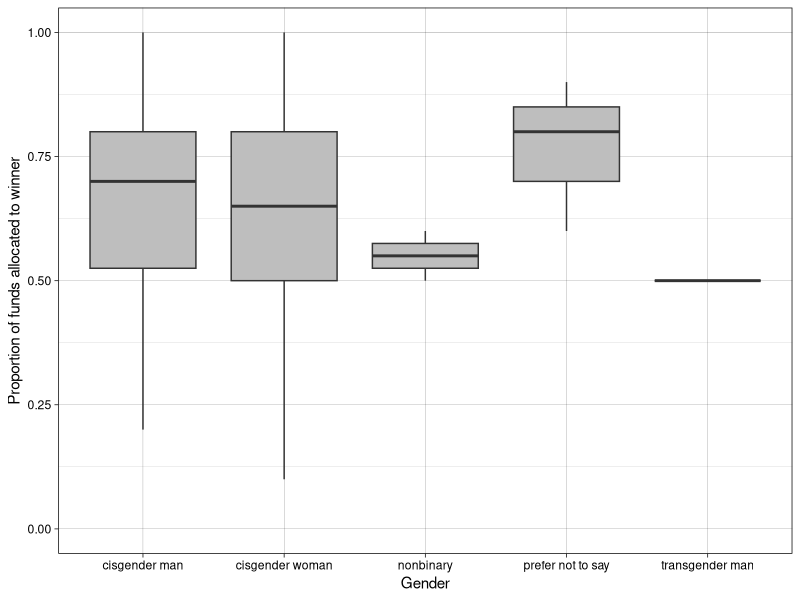
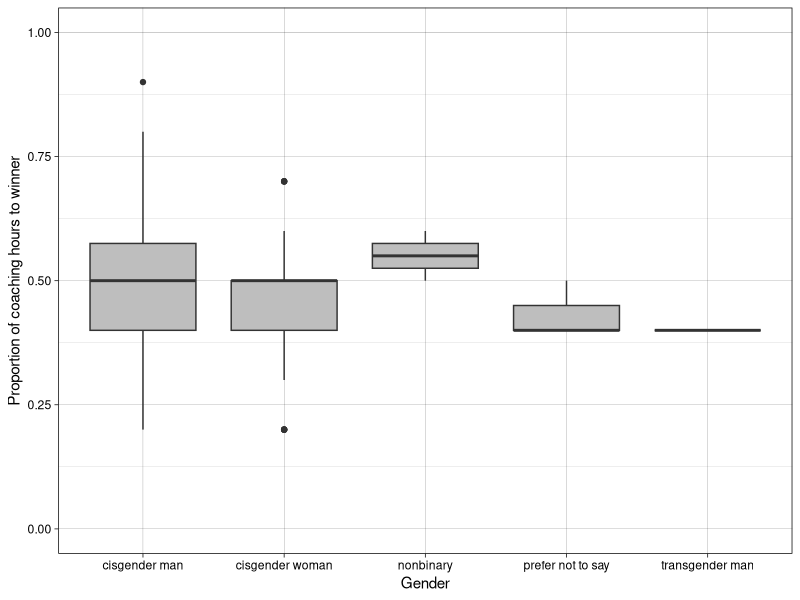
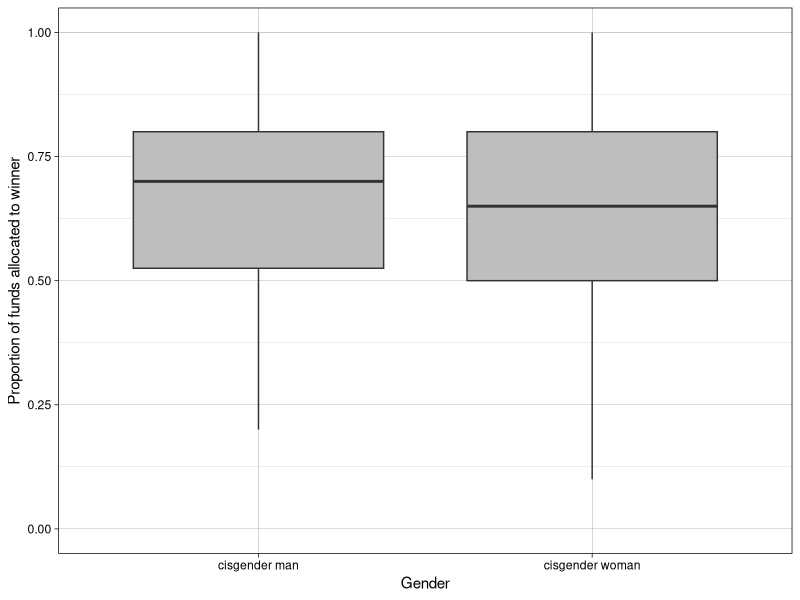
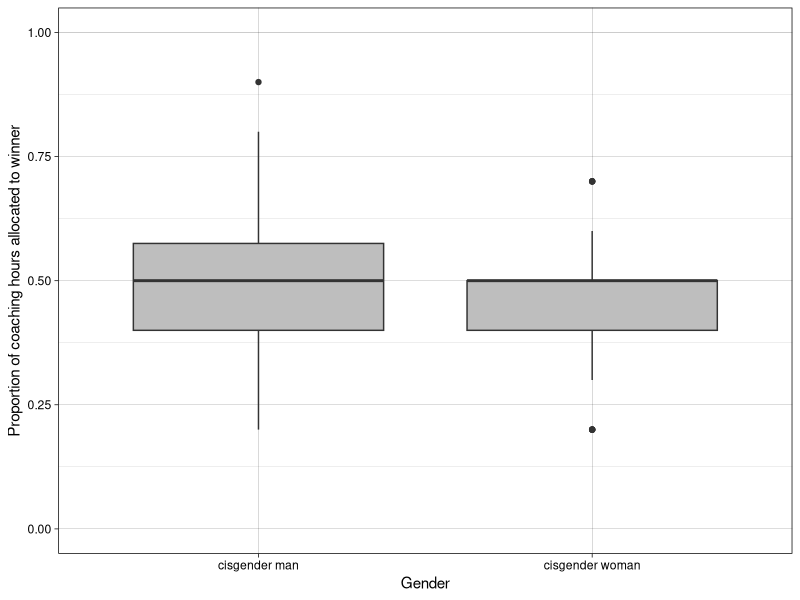
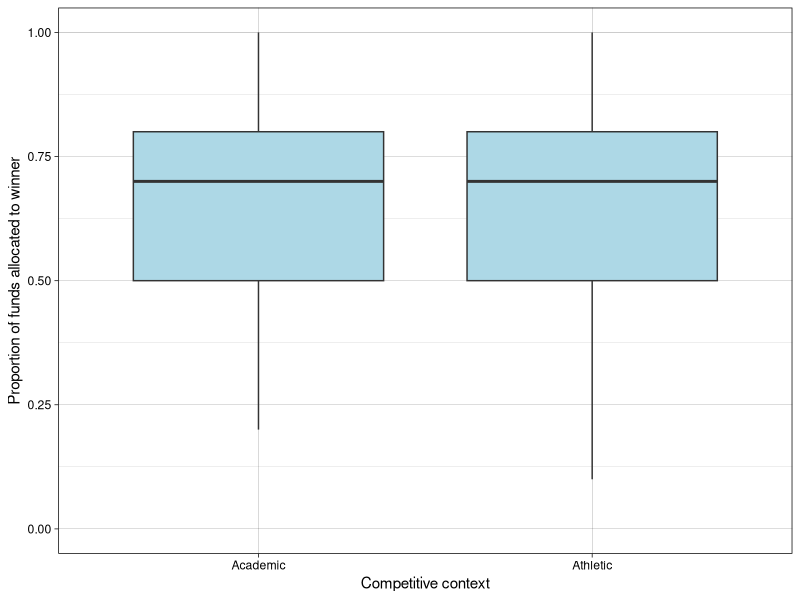
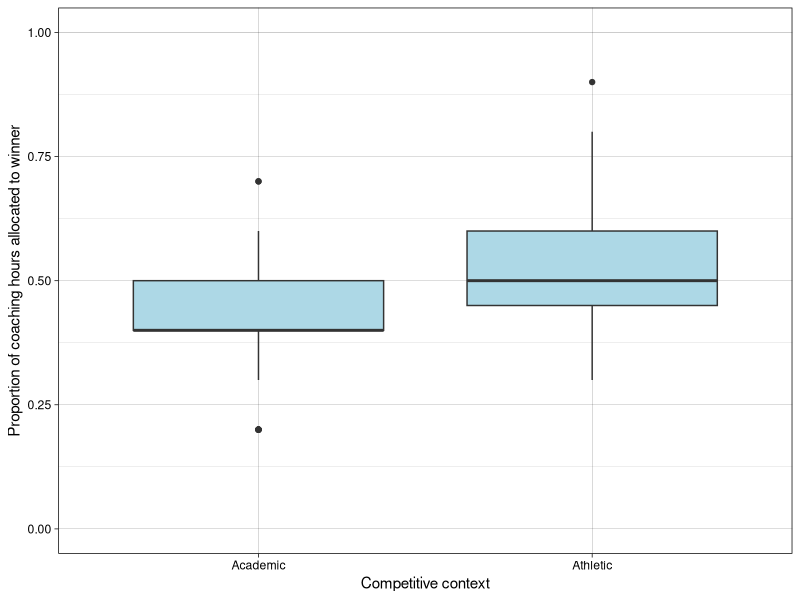
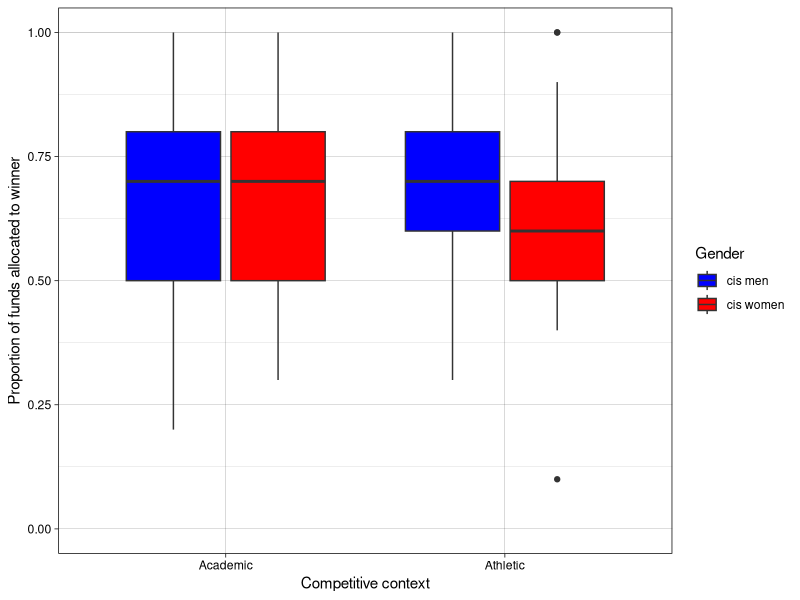
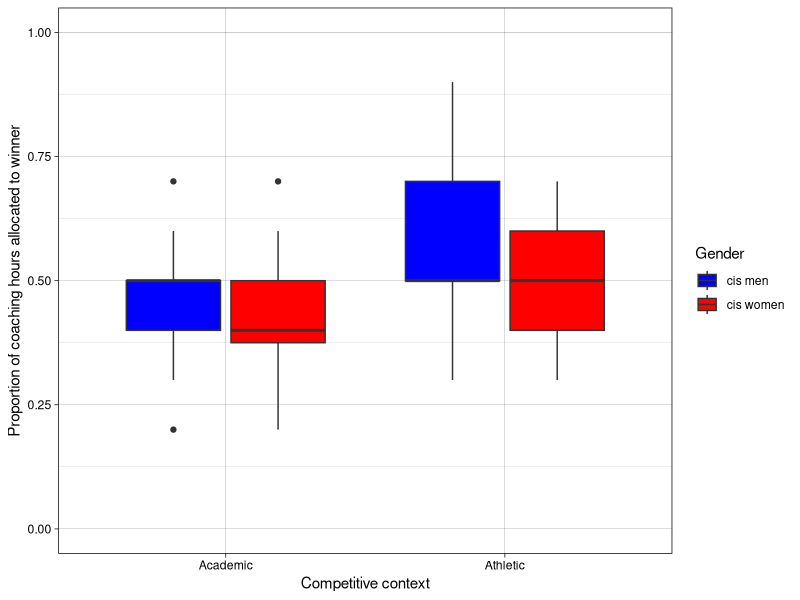

The R script that drew these images, in order:
# Noah Smith QMEE HW3

library(tidyverse)
library(ggplot2); theme_set(theme_linedraw())
WLdata <- read_csv("WL_soc_clean.csv")
summary(WLdata)

# need to change the relevant characters and numeric variables to factors.

## load performance() package and create an lm for one 
# of my predictors. 

WLdata <- (WLdata
  %>% mutate(across(where(is.character), as.factor))
  %>% mutate(across(participant.ID, as.factor))
)

summary(WLdata)

#View(WLdata)

# the first thing I'd like to do is create boxplots on how gender affects proportion of 
# money and coaching hours allocated to the winner and loser

money.gender.boxplot <- (ggplot(WLdata, aes(x = participant.gender, y= prop.money.to.winner)) + 
  geom_boxplot(fill="gray") + 
  labs(x="Gender", y = "Proportion of funds allocated to winner") + 
  ylim(0,1)
)

print(money.gender.boxplot)

coaching.gender.boxplot <- (ggplot(WLdata, aes(x = participant.gender, y= prop.coach.to.winner)) + 
  geom_boxplot(fill="gray") + 
  labs(x="Gender", y = "Proportion of coaching hours to winner") + 
  ylim(0,1)
)

print(coaching.gender.boxplot)

# The lack of power for the non-cisgender individuals makes these boxplots fairly 
# uninformative, so I'm not sure having them is necessary. So, I'm going to create 
# a dataframe without those categories and plot those instead. Ideally, I would have a
# larger sample of non-cis identity individuals.


WLdata_cis <- (WLdata
    %>% filter(grepl("cisgender", participant.gender))
)

# ^ thank you Ben for showing me that code. Way easier than using base R.

summary(WLdata_cis)

# now I can create the same boxplots with only the cisgender individuals.

money.cisgender.boxplot <- (ggplot(WLdata_cis, aes(x = participant.gender, y= prop.money.to.winner)) + 
  geom_boxplot(fill="gray") + 
  labs(x="Gender", y = "Proportion of funds allocated to winner") + 
  ylim(0,1)
)

print(money.cisgender.boxplot)

coaching.cisgender.boxplot <- (ggplot(WLdata_cis, aes(x = participant.gender, y= prop.coach.to.winner)) + 
  geom_boxplot(fill="gray") + 
  labs(x="Gender", y = "Proportion of coaching hours allocated to winner") +
  ylim(0,1)
)

print(coaching.cisgender.boxplot)

# Although this is a good start, it is a) very similar to what I did in "HW2b.R" last week, and b) it 
# excludes an important predictor--"competitive context"--from being visualized. 
# The competitive context refers to the whether participants read a scenario about a spelling bee
# (academic context) or a soccer match (athletic context). 

context.money.boxplot <- (ggplot(WLdata_cis, aes(x = comp.context, y = prop.money.to.winner)) +
  geom_boxplot(fill = "lightblue") +
  labs(x = "Competitive context", y = "Proportion of funds allocated to winner") +
  ylim(0,1)
)

print(context.money.boxplot)

context.coaching.boxplot <- (ggplot(WLdata_cis, aes(x = comp.context, y = prop.coach.to.winner)) +
  geom_boxplot(fill = "lightblue") +
  labs(x = "Competitive context", y = "Proportion of coaching hours allocated to winner") +
  ylim(0,1)
)

print(context.coaching.boxplot)

# Although it's useful to have these various plots, it would be more intuitive/in line with the Cleveland hierarchy 
# if we can fit the four plots on one scale, as it would make it easier to compare how gender, competitive context, and the 
# allocation of money or coaching hours to the winner interact with one another. Increasing the number of boxplots in a single 
# figure would also allow us to go from four figures to two figures, but more importantly makes the data more understandable because
# of its proximity to one another.

money.cont.cis.boxplot <- (ggplot( WLdata_cis, aes(x = comp.context, y = prop.money.to.winner, fill = participant.gender)) +
  geom_boxplot() +
  labs(x="Competitive context", y = "Proportion of funds allocated to winner", fill = "Gender") +
  scale_fill_manual(values = c("blue","red"), labels = c("cis men", "cis women")) + 
  theme_linedraw() + 
  ylim(0,1)
)

print(money.cont.cis.boxplot)

coaching.cont.cis.boxplot <- (ggplot( WLdata_cis, aes(x = comp.context, y = prop.coach.to.winner, fill = participant.gender)) +
  geom_boxplot() +
  labs(x="Competitive context", y = "Proportion of coaching hours allocated to winner", fill = "Gender") +
  scale_fill_manual(values = c("blue","red"), labels = c("cis men", "cis women")) + 
  theme_linedraw() +
  ylim(0,1)
)

print(coaching.cont.cis.boxplot)

# It would also be interesting to see how age influences the proportion of money allocated to winners and losers. Since age is numeric, 
# we can create a scatter plot with a loess to see what kind of trend there is. 

age.money.scatter <- (ggplot(WLdata_cis, aes(x = participant.age, y = prop.money.to.winner)) + 
  geom_point() +
  geom_smooth() +
  ylim(0,1)
)

print(age.money.scatter)

# there seems to be a slight upward trend for awarding money to the winner as age increases, but there are so few observations in the 
# upper age categories that they should be taken with a grain of salt.


# we can also do the same for coaching hours.

age.coaching.scatter <- (ggplot(WLdata_cis, 
  aes(x = participant.age, y = prop.coach.to.winner)) + 
  geom_point() + 
  geom_smooth() +
  ylim(0,1)
)

print(age.coaching.scatter)

# The trend here looks very flat across all levels of age

# I can also create some histograms for the perceived variation factors. These represent how
# participants perceive variation in athleticism and intelligence within the population. The third level of the factor
# "1", represents a population with a standard deviation equal to the standard normal distribution (e.g., the IQ distribution)

# for the histograms to appear nicely, I convert the numeric variables into factors, as the bins on the histogram weren't functioning
# to my liking (i.e., there was unequal spacing between the bars). I am thus using a bar plot to depict the distribution of the responses.

WLdata <- (WLdata 
  %>% mutate(athleticism.perception = as.factor(athleticism.perception))
  %>% mutate(intelligence.perception = as.factor(intelligence.perception))
)

athleticism.hist <- (ggplot(WLdata,
  aes(athleticism.perception)) + 
  geom_bar()
)

print(athleticism.hist)

intelligence.hist <- (ggplot(WLdata,
  aes(intelligence.perception)) + 
  geom_bar()
)

print(intelligence.hist)


